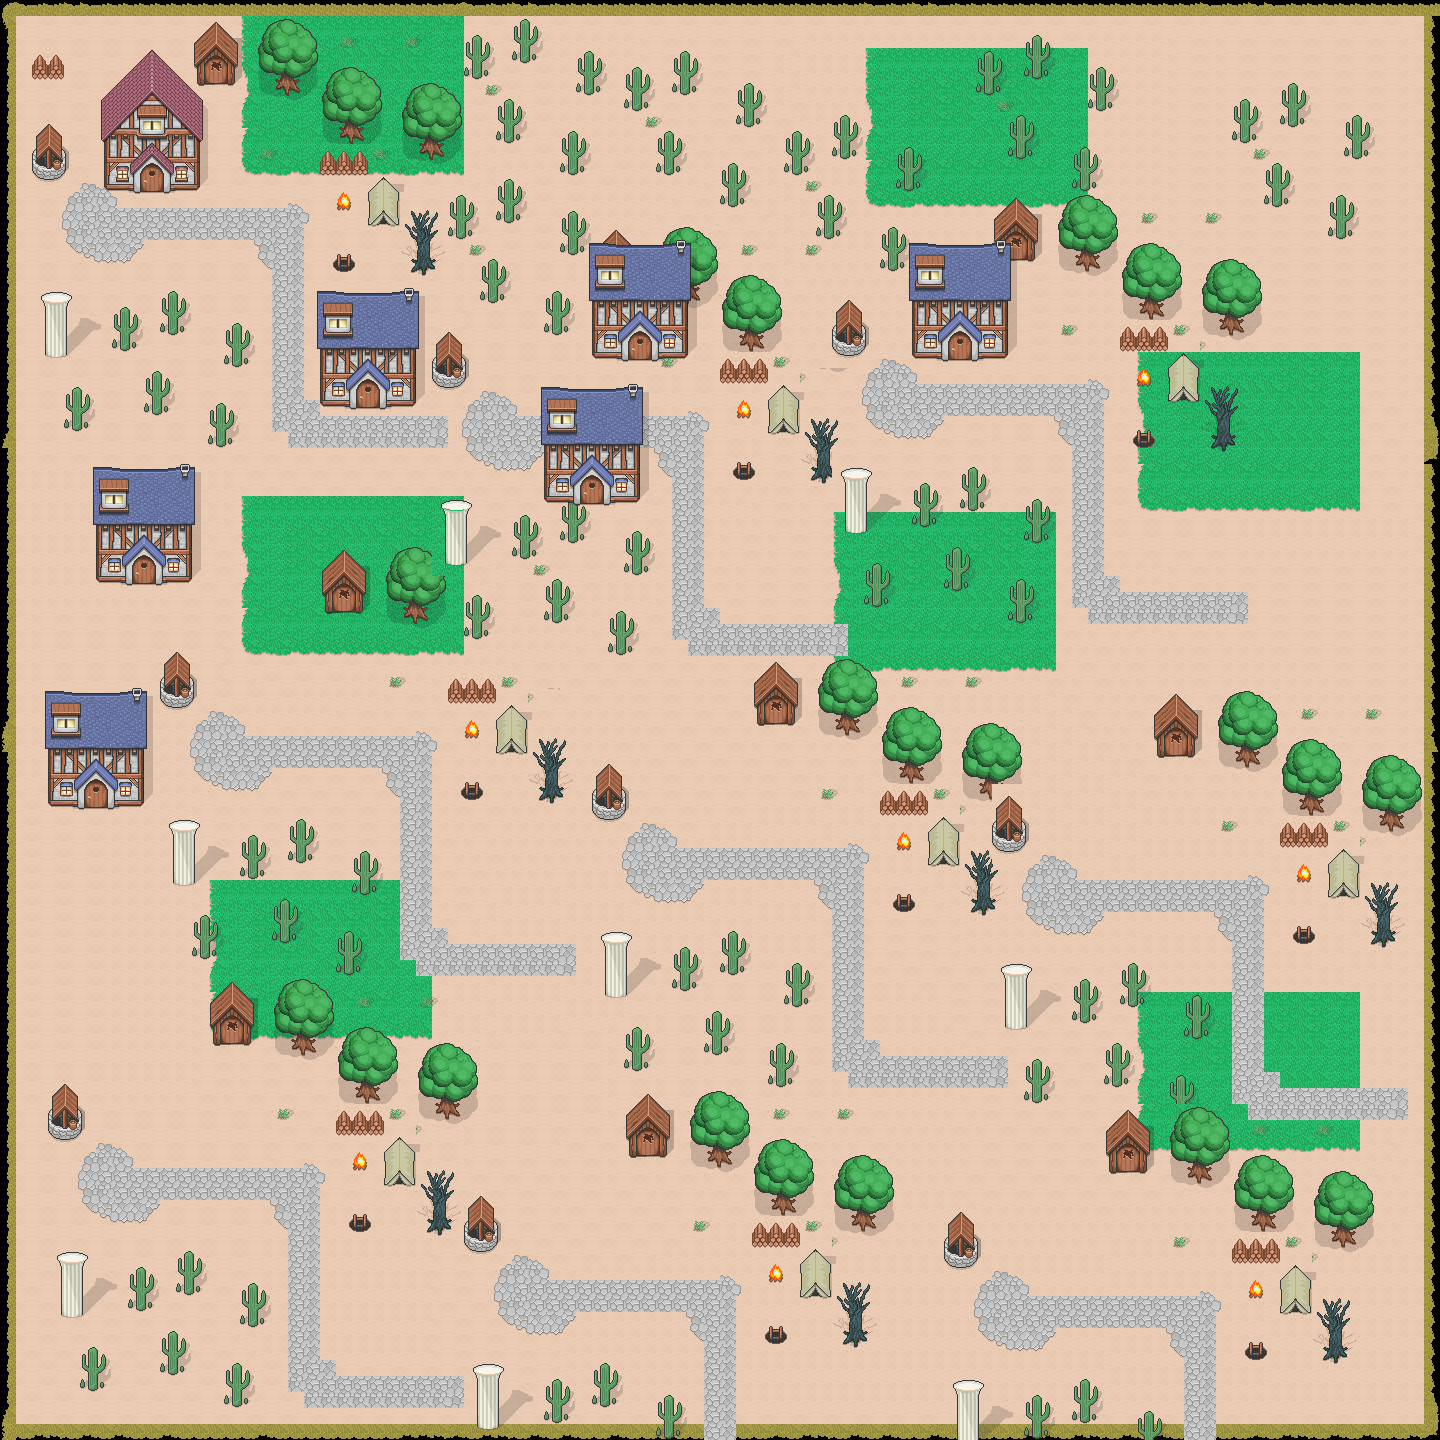

A level layout from a 2D game, rendered from its tile map. Below: a short description, then the map file with tile-grid data replaced by summaries:
An orthogonal 90x90 tile map with 16x16 px tiles, 4 tile layers (ground, ground2, ground deco, objects).

<map version="1.0" orientation="orthogonal" width="90" height="90" tilewidth="16" tileheight="16">
 <tileset firstgid="1" name="tilesheet" tilewidth="16" tileheight="16">
  <image source="tilesheet.png" trans="ffffff" width="320" height="1568" />
 </tileset>
 <layer name="ground" width="90" height="90">
  <data>[8100 cells, 8100 non-empty, 20 distinct tile ids]</data>
 </layer>
 <layer name="ground2" width="90" height="90">
  <data>[8100 cells, 984 non-empty, 19 distinct tile ids]</data>
 </layer>
 <layer name="ground deco" width="90" height="90">
  <data>[8100 cells, 2868 non-empty, 158 distinct tile ids]</data>
 </layer>
 <layer name="objects" width="90" height="90">
  <data>[8100 cells, 454 non-empty, 134 distinct tile ids]</data>
 </layer>
</map>
